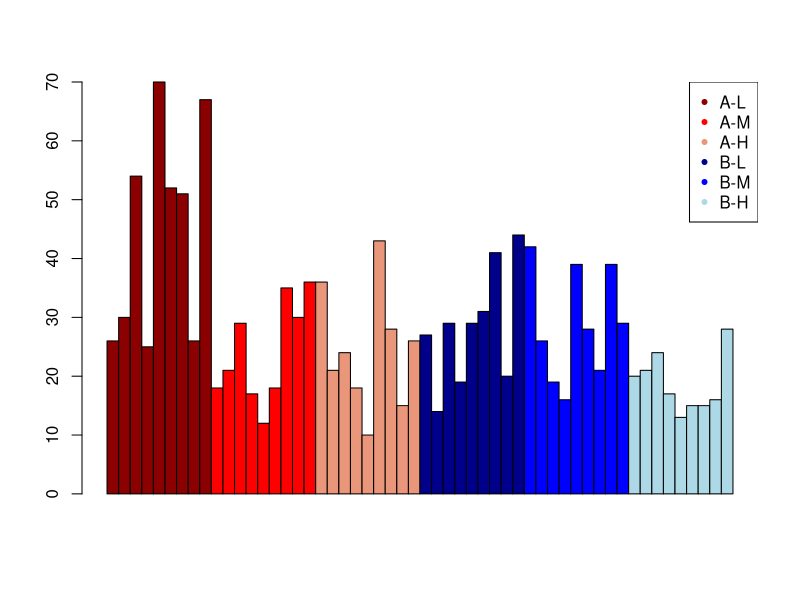
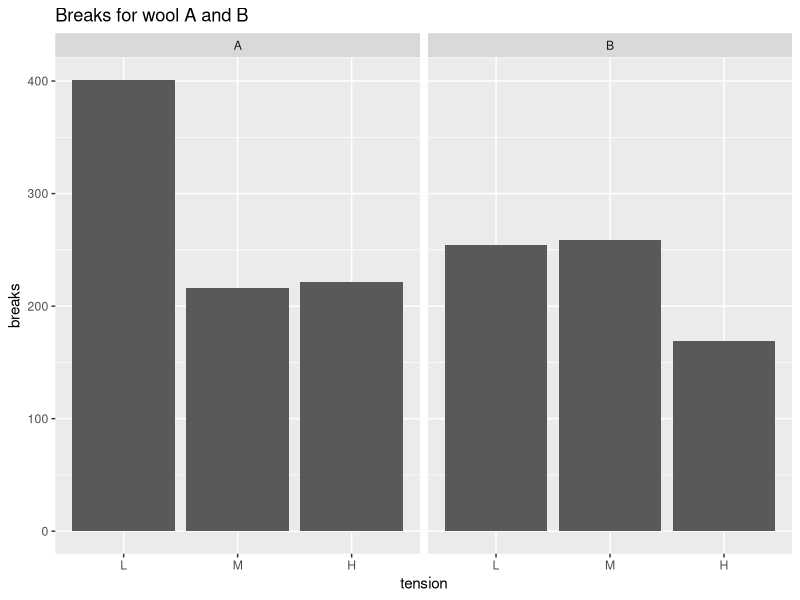
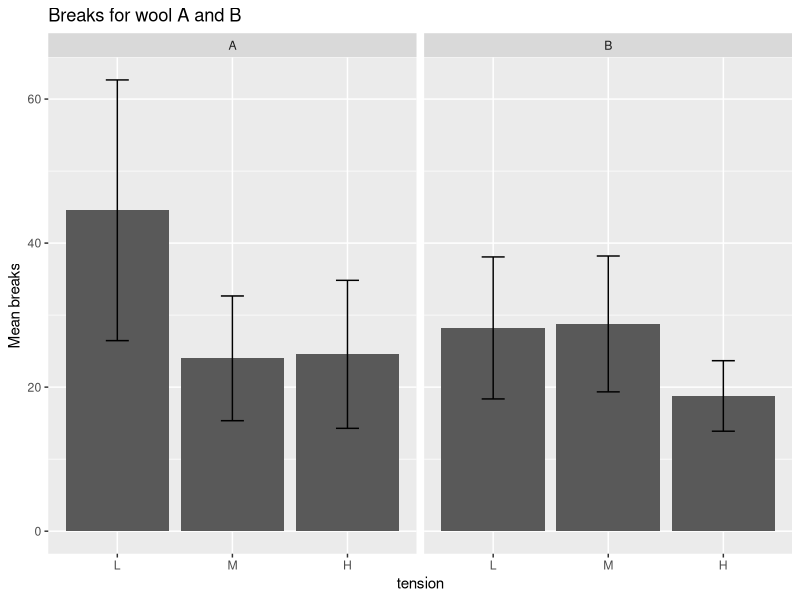
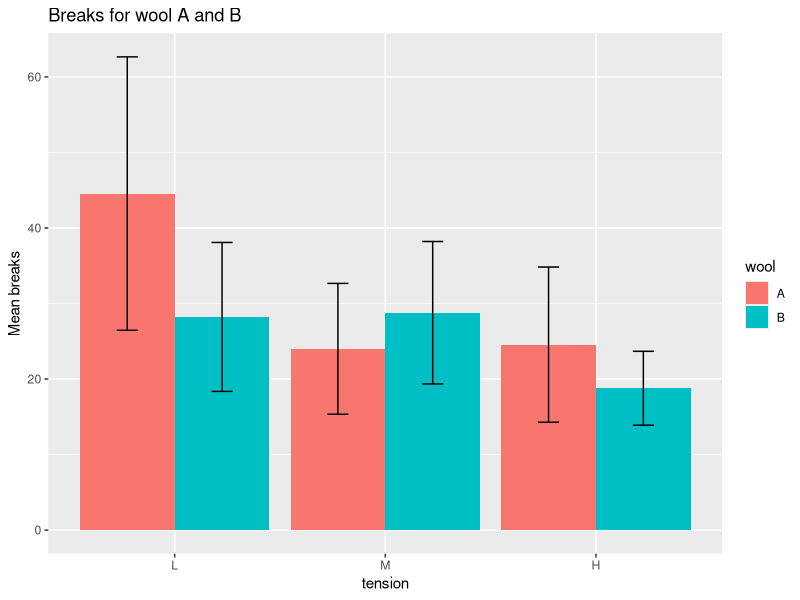
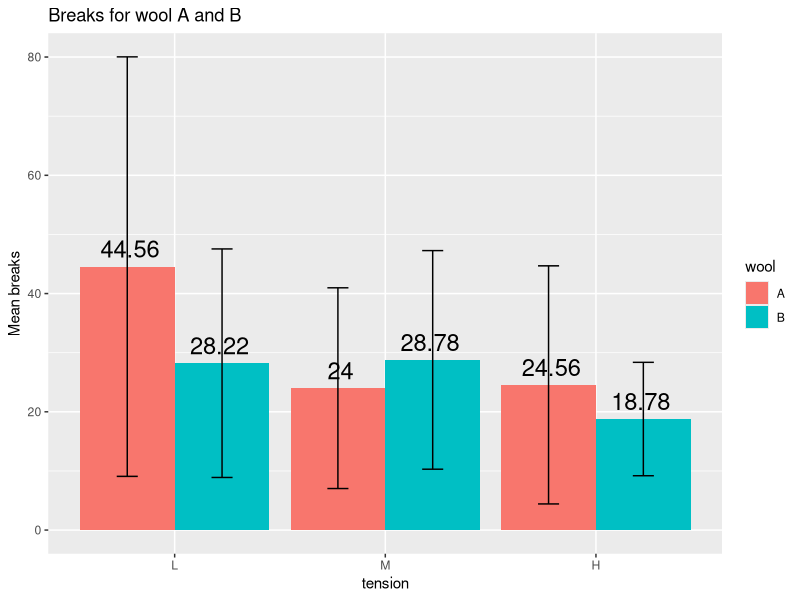
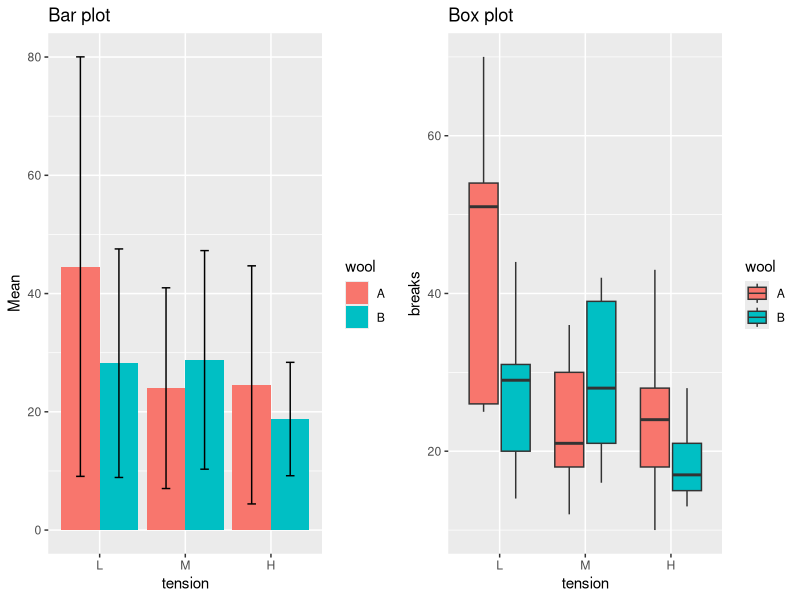

These figures' R source, in order:
## ---- chunk 1
data(warpbreaks)
# create positions for tick marks, one more than number of bars
x <- warpbreaks$breaks
# create labels
x.labels <- paste0(warpbreaks$wool, "-", warpbreaks$tension)
# specify colors for groups
group.cols <- c("darkred", "red", "darksalmon", 
                "darkblue", "blue", "lightblue")
cols <- c(rep(group.cols[1], 9), rep(group.cols[2], 9), 
        rep(group.cols[3], 9), rep(group.cols[4], 9), 
        rep(group.cols[5], 9), rep(group.cols[6], 9))
barplot(x, space = 0,  col = cols)
legend("topright", legend = c(unique(x.labels)), col = group.cols, pch = 20)
## ---- chunk 2
library(ggplot2)
# need 'stat = "identity"' because we provide y values
ggplot(warpbreaks, aes(x = tension, y = breaks)) +
    geom_bar(stat = "identity") + facet_wrap(.~wool) +
    ggtitle("Breaks for wool A and B")
## ---- chunk 3
sum(warpbreaks$breaks[warpbreaks$wool == "A" & warpbreaks$tension == "L"])
## ---- chunk 4
library(plyr)
# compute mean and sd per combination of wool & tension
df <- ddply(warpbreaks, c("wool", "tension"), summarize, Mean = mean(breaks), SD = sd(breaks))
ggplot(df, aes(x = tension, y = Mean)) +
    geom_bar(stat = "identity") + facet_wrap(.~wool) +
    ggtitle("Breaks for wool A and B") + ylab("Mean breaks") +
    # add 68% CI errorbar 
    geom_errorbar(aes(ymin = Mean - SD, ymax = Mean + SD), width = 0.2)
## ---- chunk 5
ggplot(df, aes(x = tension, y = Mean, fill = wool)) +
    geom_bar(stat = "identity", position = "dodge") + 
    ggtitle("Breaks for wool A and B") + ylab("Mean breaks") +
    geom_errorbar(aes(ymin = Mean - SD, ymax = Mean + SD), width = 0.2,
        position = position_dodge(0.9))
## ---- chunk 6
ggplot(df, aes(x = tension, y = Mean, fill = wool)) +
    geom_bar(stat = "identity", position = "dodge") + 
    ggtitle("Breaks for wool A and B") + ylab("Mean breaks") +
    geom_errorbar(aes(ymin = Mean - 1.96 * SD, ymax = Mean + 1.96 * SD), width = 0.2, position = position_dodge(0.9)) +
    geom_text(aes(label = round(Mean, 2)), size = 6, 
    position = position_dodge(0.85), vjust = -0.5)
## ---- chunk 7
p.bar <- ggplot(df, aes(x = tension, y = Mean, fill = wool)) +
    geom_bar(stat = "identity", position = "dodge") + 
    geom_errorbar(aes(ymin = Mean - 1.96 * SD, ymax = Mean + 1.96 * SD), 
    width = 0.2, position = position_dodge(0.9)) + 
    ggtitle("Bar plot")
p.box <- ggplot(warpbreaks, aes(x = tension, y = breaks, fill = wool)) +
    geom_boxplot() + ggtitle("Box plot")
# load gridExtra to show plots side-by-side using grid.arrange
require(gridExtra)
grid.arrange(p.bar, p.box, ncol=2)
